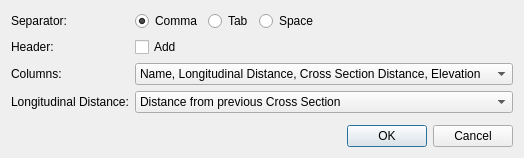
<?xml version="1.0" encoding="UTF-8"?>
<ui version="4.0">
 <class>GeoDataRiverSurveyHonryuExporterSettingDialog</class>
 <widget class="QDialog" name="GeoDataRiverSurveyHonryuExporterSettingDialog">
  <property name="geometry">
   <rect>
    <x>0</x>
    <y>0</y>
    <width>489</width>
    <height>158</height>
   </rect>
  </property>
  <property name="windowTitle">
   <string>Export Format Setting</string>
  </property>
  <layout class="QVBoxLayout" name="verticalLayout">
   <item>
    <layout class="QGridLayout" name="gridLayout">
     <item row="0" column="0">
      <widget class="QLabel" name="headerLabel_2">
       <property name="text">
        <string>Separator:</string>
       </property>
      </widget>
     </item>
     <item row="0" column="1">
      <layout class="QHBoxLayout" name="horizontalLayout">
       <item>
        <widget class="QRadioButton" name="commaRadioButton">
         <property name="text">
          <string>Comma</string>
         </property>
         <property name="checked">
          <bool>true</bool>
         </property>
        </widget>
       </item>
       <item>
        <widget class="QRadioButton" name="tabRadioButton">
         <property name="text">
          <string>Tab</string>
         </property>
        </widget>
       </item>
       <item>
        <widget class="QRadioButton" name="spaceRadioButton">
         <property name="text">
          <string>Space</string>
         </property>
        </widget>
       </item>
       <item>
        <spacer name="horizontalSpacer_3">
         <property name="orientation">
          <enum>Qt::Horizontal</enum>
         </property>
         <property name="sizeHint" stdset="0">
          <size>
           <width>40</width>
           <height>20</height>
          </size>
         </property>
        </spacer>
       </item>
      </layout>
     </item>
     <item row="1" column="0">
      <widget class="QLabel" name="headerLabel">
       <property name="text">
        <string>Header:</string>
       </property>
      </widget>
     </item>
     <item row="1" column="1">
      <widget class="QCheckBox" name="headerCheckBox">
       <property name="text">
        <string>Add</string>
       </property>
      </widget>
     </item>
     <item row="2" column="0">
      <widget class="QLabel" name="label">
       <property name="text">
        <string>Columns:</string>
       </property>
      </widget>
     </item>
     <item row="2" column="1">
      <widget class="QComboBox" name="columnsComboBox">
       <item>
        <property name="text">
         <string>Name, Longitudinal Distance, Cross Section Distance, Elevation</string>
        </property>
       </item>
       <item>
        <property name="text">
         <string>Longitudinal Distance, Name, Cross Section Distance, Elevation</string>
        </property>
       </item>
       <item>
        <property name="text">
         <string>Cross Section Distance, Elevation, Name, Longitudinal Distance</string>
        </property>
       </item>
       <item>
        <property name="text">
         <string>Cross Section Distance, Elevation, Longitudinal Distance, Name</string>
        </property>
       </item>
      </widget>
     </item>
     <item row="3" column="0">
      <widget class="QLabel" name="label_2">
       <property name="text">
        <string>Longitudinal Distance:</string>
       </property>
      </widget>
     </item>
     <item row="3" column="1">
      <widget class="QComboBox" name="distanceComboBox">
       <item>
        <property name="text">
         <string>Distance from previous Cross Section</string>
        </property>
       </item>
       <item>
        <property name="text">
         <string>Distance from first Cross Section</string>
        </property>
       </item>
      </widget>
     </item>
    </layout>
   </item>
   <item>
    <spacer name="verticalSpacer">
     <property name="orientation">
      <enum>Qt::Vertical</enum>
     </property>
     <property name="sizeHint" stdset="0">
      <size>
       <width>20</width>
       <height>8</height>
      </size>
     </property>
    </spacer>
   </item>
   <item>
    <widget class="QDialogButtonBox" name="buttonBox">
     <property name="orientation">
      <enum>Qt::Horizontal</enum>
     </property>
     <property name="standardButtons">
      <set>QDialogButtonBox::Cancel|QDialogButtonBox::Ok</set>
     </property>
    </widget>
   </item>
  </layout>
 </widget>
 <resources/>
 <connections>
  <connection>
   <sender>buttonBox</sender>
   <signal>accepted()</signal>
   <receiver>GeoDataRiverSurveyHonryuExporterSettingDialog</receiver>
   <slot>accept()</slot>
   <hints>
    <hint type="sourcelabel">
     <x>248</x>
     <y>254</y>
    </hint>
    <hint type="destinationlabel">
     <x>157</x>
     <y>274</y>
    </hint>
   </hints>
  </connection>
  <connection>
   <sender>buttonBox</sender>
   <signal>rejected()</signal>
   <receiver>GeoDataRiverSurveyHonryuExporterSettingDialog</receiver>
   <slot>reject()</slot>
   <hints>
    <hint type="sourcelabel">
     <x>316</x>
     <y>260</y>
    </hint>
    <hint type="destinationlabel">
     <x>286</x>
     <y>274</y>
    </hint>
   </hints>
  </connection>
 </connections>
</ui>
